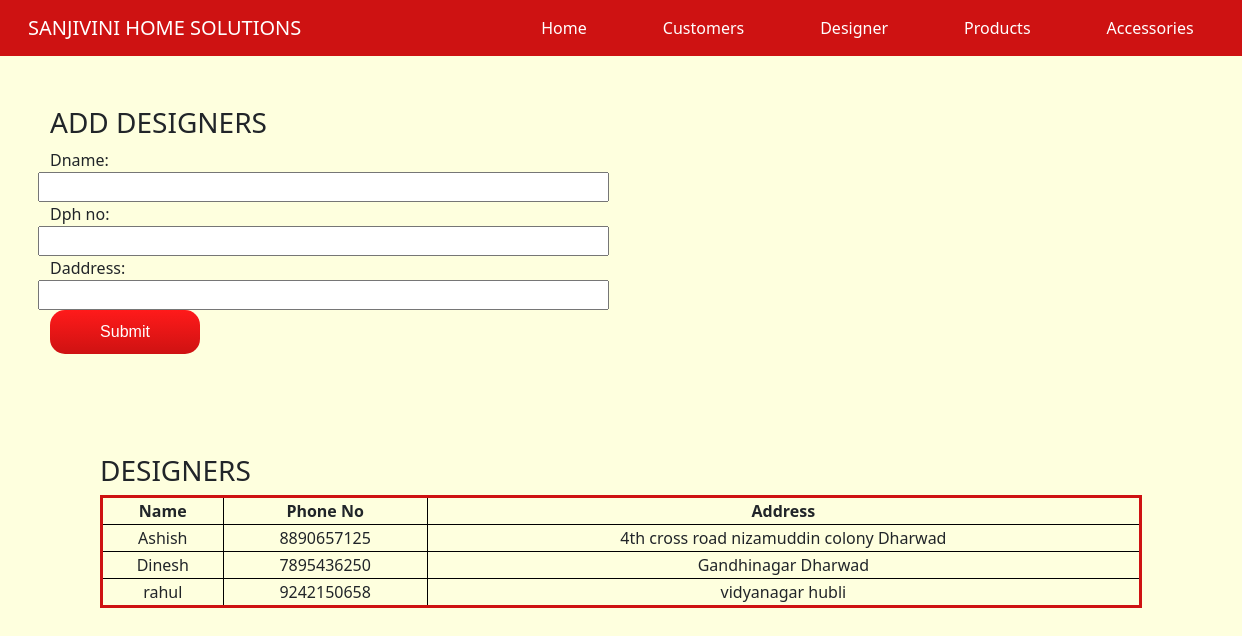
/designer/, run on the app's committed database.
### sanjivini_home/models.py (models this page shows, shortened)
class DesignerModel(models.Model):
    alpha = RegexValidator(r'^[a-zA-Z]*$', 'Only Alphabets Are Allowed.')
    phone = RegexValidator(r'^[0-9]{10}$', 'Enter Valid Mobile Number')
    dname =models.CharField(max_length= 100, validators=[alpha])
    dph_no =models.CharField(max_length=10,validators=[phone])
    daddress=models.CharField(max_length=400)

### sanjivini_home/views.py (the view)
# urls.py: path('designer/',addDesigner,name="designer"),
def addDesigner(request):
    form = Designer
    if request.method == 'POST':
        form=Designer(request.POST)
        if form.is_valid():
            form.save()
            return redirect(request.META['HTTP_REFERER'])
    designers= DesignerModel.objects.all().order_by(Lower('dname'))
    params ={'designers':designers,'form':form}
    return render(request,"designer.html",params)

### templates/designer.html (shortened to what this page needs)
<!DOCTYPE html>
<html>
    <head>
        <link href="https://cdn.jsdelivr.net/npm/bootstrap@5.0.0-beta3/dist/css/bootstrap.min.css" rel="stylesheet">
        <link href="https://maxcdn.bootstrapcdn.com/font-awesome/4.3.0/css/font-awesome.min.css" rel="stylesheet">
    </head>
    <body>
        <nav class="navbar navbar-expand-lg nav-color ">
            <div class="container-fluid">
              <a class="navbar-brand nav-link" href="#">SANJIVINI HOME SOLUTIONS</a>
              <div class="collapse navbar-collapse" id="navbarNav">
                <ul class="navbar-nav">
                  <li class="nav-item item-1">
                    <a class="nav-link" aria-current="page" href="{% url 'homepage'%}">Home</a>
                  </li>
                  <li class="nav-item">
                    <a class="nav-link" href="{% url 'customersview'%}">Customers</a>
                  </li>
                  <li class="nav-item">
                    <a class="nav-link" href="{% url 'designer'%}">Designer</a>
                  </li>
                  <li class="nav-item">
                    <a class="nav-link" href="{% url 'products'%}">Products</a>
                  </li>
                  <li class="nav-item">
                    <a class="nav-link" href="{% url 'accessoriesview'%}">Accessories</a>
                  </li>
                </ul>
              </div>
            </div>
          </nav>
          <section class="form-section">
            <div class="product-table-heading">
                <h3 class="heading-1">Add Designers</h3>
            </div>
<form method ="POST" action="">
      <div class="row">
      {{ form}}
     </div>
    <input type ="submit" name="Add" class="product-btn add-btn">
</form>
</section>
<section class="products">
    <div class="product-table-heading">
      <h3 class="heading-1">Designers</h3>
  </div>
  <table class="table-products">
      <tr class="product-row">
          <th class="product-data">Name</th>
          <th class="product-data">Phone No</th>
          <th class="product-data">Address</th>
      </tr>
      <tr class="product-row">
          {% for designer in designers %}
          <tr>
          <td class="product-data"> {{designer.dname}} </td>
          <td class="product-data">{{designer.dph_no}}</td>
          <td class="product-data">{{designer.daddress}}</td>
        </tr>
          {% endfor%}
      </tr>
  </table></section>
</body>
</html>

### templates/designer.html (style rules this page uses)
body { background-color: #feffde; }
.nav-color, .nav-link { color: #fff; background-color: #ce1212; }
.nav-item { padding:0 30px; }
.item-1 { padding-left: 200px; }
.products { margin: 50px 100px; }
.table-products { width: 100%; }
table { border: solid #ce1212; padding: 100px; }
.product-btn { background: #ff1a1a; background-image: -webkit-linear-gradient(top, #ff1a1a, #ce1212); background-image: -moz-linear-gradient(top, #ff1a1a, #ce1212); background-image: -ms-linear-gradient(top, #ff1a1a, #ce1212); background-image: -o-linear-gradient(top, #ff1a1a, #ce1212); background-image: linear-gradient(to bottom, #ff1a1a, #ce1212); -webkit-border-radius: 15; -moz-border-radius: 15; border-radius: 15px; font-family: Arial; color: #ffffff; padding: 10px 15px; text-decoration: none; width: 150px; border-width: 0; }
.add-btn { margin-right: 175px; }
h3 { text-transform: uppercase; padding-top: 100px; }
.heading-1 { padding-top: 0; }
td, th { text-align: center; border: 1px solid black; }
input { width: 100px; }
.form-section { padding: 50px; }
.row { width: 50%; }

### data on the page
DesignerModel: dname "Ashish", dph_no "8890657125", daddress "4th cross road nizamuddin colony Dharwad"
DesignerModel: dname "Dinesh", dph_no "7895436250", daddress "Gandhinagar Dharwad"
DesignerModel: dname "rahul", dph_no "9242150658", daddress "vidyanagar hubli"
